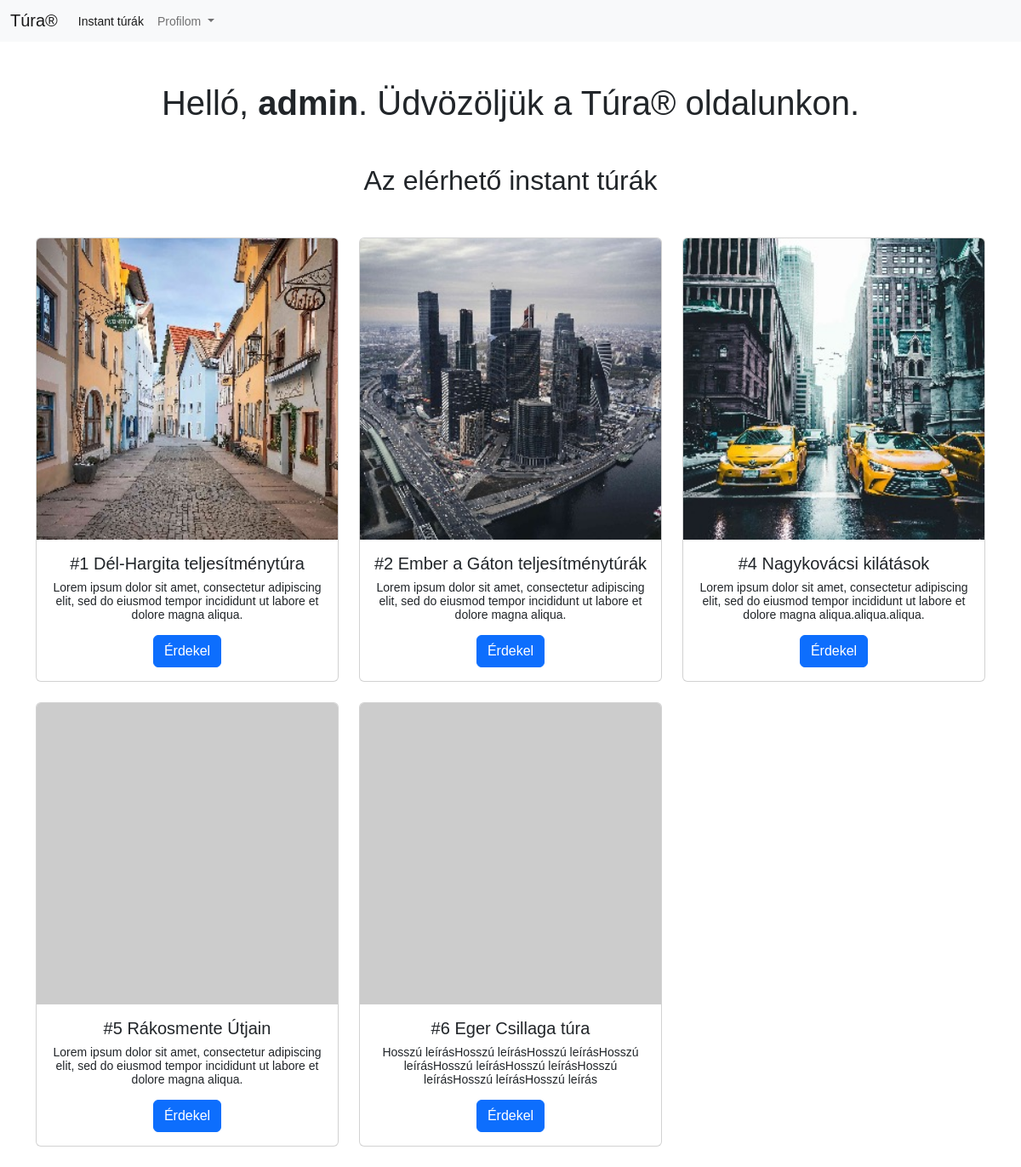
The page /trips.php (signed in) on the database its author committed.
### tables this page shows
CREATE TABLE `trips` (
  `trip_id` int(11) NOT NULL AUTO_INCREMENT,
  `trip_active` tinyint(1) DEFAULT NULL,
  `trip_name` varchar(50) NOT NULL,
  `trip_checkpoints` int(11) NOT NULL,
  `trip_pic` varchar(80) NOT NULL,
  `trip_shortdesc` varchar(256) NOT NULL,
  `trip_longdesc` varchar(1024) NOT NULL,
  `created_at` datetime DEFAULT current_timestamp(),
  PRIMARY KEY (`trip_id`)
);

### cards.php (the view, shortened to what this page needs)
<?php
$connection = mysqli_connect(DB_SERVER, DB_USERNAME, DB_PASSWORD, DB_NAME);
$result = mysqli_query($connection, 'SELECT * from trips');
while ($trips =  mysqli_fetch_assoc($result)) {
    if ($trips["trip_active"] === '1') {
        ?>
        <div class="col-sm-4 mb-4">
            <div class="card">
            <img src='<?php print($trips["trip_pic"]);?>' class="card-img-top"
                 alt="<?php print($trips["trip_name"]);?>">
                <div class="card-body">
                    <h5 class="card-title"><?php print($trips["trip_name"]);?></h5>
                    <p class="card-text"><?php print($trips["trip_shortdesc"]);?></p>
                    <a href="#" class="btn btn-primary">Érdekel</a>
                </div>
            </div>
        </div>
<?php  } else {
        continue;
    }
}

### trips.php (style rules this page uses)
body { font: 14px sans-serif; text-align: center; }

### rows shown on the page
trips: trip_pic (placeholder picture), trip_name "#1 Dél-Hargita teljesítménytúra", trip_shortdesc "Lorem ipsum dolor sit amet, consectetur adipiscing elit, sed do eiusmod tempor incididunt ut labore et dolore magna aliqua."
trips: trip_pic (placeholder picture), trip_name "#2 Ember a Gáton teljesítménytúrák", trip_shortdesc "Lorem ipsum dolor sit amet, consectetur adipiscing elit, sed do eiusmod tempor incididunt ut labore et dolore magna aliqua."
trips: trip_pic (placeholder picture), trip_name "#4 Nagykovácsi kilátások", trip_shortdesc "Lorem ipsum dolor sit amet, consectetur adipiscing elit, sed do eiusmod tempor incididunt ut labore et dolore magna aliqua.aliqua.aliqua."
trips: trip_active 1 (drawn), trip_name "#5 Rákosmente Útjain", trip_shortdesc "Lorem ipsum dolor sit amet, consectetur adipiscing elit, sed do eiusmod tempor incididunt ut labore et dolore magna aliqua."
trips: trip_active 1 (drawn), trip_name "#6 Eger Csillaga túra", trip_shortdesc "Hosszú leírásHosszú leírásHosszú leírásHosszú leírásHosszú leírásHosszú leírásHosszú leírásHosszú leírásHosszú leírás"

### other values the page prints
$_SESSION["username"] "admin"
